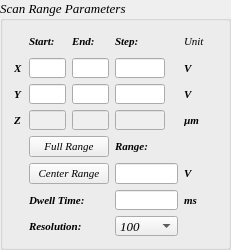
       <widget class="QGroupBox" name="ScanSettingGroup">
        <property name="minimumSize">
         <size>
          <width>0</width>
          <height>250</height>
         </size>
        </property>
        <property name="maximumSize">
         <size>
          <width>231</width>
          <height>250</height>
         </size>
        </property>
        <property name="font">
         <font>
          <family>Times New Roman</family>
          <pointsize>10</pointsize>
          <italic>true</italic>
         </font>
        </property>
        <property name="title">
         <string>Scan Range Parameters</string>
        </property>
        <layout class="QGridLayout" name="gridLayout">
         <item row="2" column="2">
          <widget class="QLineEdit" name="leyscanend">
           <property name="maximumSize">
            <size>
             <width>50</width>
             <height>20</height>
            </size>
           </property>
          </widget>
         </item>
         <item row="3" column="1">
          <widget class="QLineEdit" name="lezscanstart">
           <property name="enabled">
            <bool>false</bool>
           </property>
           <property name="maximumSize">
            <size>
             <width>50</width>
             <height>20</height>
            </size>
           </property>
          </widget>
         </item>
         <item row="1" column="3">
          <widget class="QLineEdit" name="lexscanstep">
           <property name="maximumSize">
            <size>
             <width>50</width>
             <height>20</height>
            </size>
           </property>
          </widget>
         </item>
         <item row="3" column="3">
          <widget class="QLineEdit" name="lezscanstep">
           <property name="enabled">
            <bool>false</bool>
           </property>
           <property name="maximumSize">
            <size>
             <width>50</width>
             <height>20</height>
            </size>
           </property>
          </widget>
         </item>
         <item row="2" column="0">
          <widget class="QLabel" name="label_9">
           <property name="maximumSize">
            <size>
             <width>50</width>
             <height>20</height>
            </size>
           </property>
           <property name="font">
            <font>
             <family>Times New Roman</family>
             <pointsize>8</pointsize>
             <weight>75</weight>
             <italic>true</italic>
             <bold>true</bold>
            </font>
           </property>
           <property name="text">
            <string>Y</string>
           </property>
          </widget>
         </item>
         <item row="2" column="6">
          <spacer name="horizontalSpacer_4">
           <property name="orientation">
            <enum>Qt::Horizontal</enum>
           </property>
           <property name="sizeHint" stdset="0">
            <size>
             <width>40</width>
             <height>20</height>
            </size>
           </property>
          </spacer>
         </item>
         <item row="5" column="1" colspan="2">
          <widget class="QPushButton" name="pbCenterRange">
           <property name="font">
            <font>
             <family>Times New Roman</family>
             <pointsize>8</pointsize>
             <italic>true</italic>
            </font>
           </property>
           <property name="text">
            <string>Center Range</string>
           </property>
          </widget>
         </item>
         <item row="0" column="3">
          <widget class="QLabel" name="label_26">
           <property name="maximumSize">
            <size>
             <width>30</width>
             <height>15</height>
            </size>
           </property>
           <property name="font">
            <font>
             <family>Times New Roman</family>
             <pointsize>8</pointsize>
             <weight>75</weight>
             <italic>true</italic>
             <bold>true</bold>
            </font>
           </property>
           <property name="text">
            <string>Step:</string>
           </property>
           <property name="textFormat">
            <enum>Qt::RichText</enum>
           </property>
          </widget>
         </item>
         <item row="0" column="2">
          <widget class="QLabel" name="label_31">
           <property name="maximumSize">
            <size>
             <width>30</width>
             <height>15</height>
            </size>
           </property>
           <property name="font">
            <font>
             <family>Times New Roman</family>
             <pointsize>8</pointsize>
             <weight>75</weight>
             <italic>true</italic>
             <bold>true</bold>
            </font>
           </property>
           <property name="text">
            <string>End:</string>
           </property>
           <property name="textFormat">
            <enum>Qt::RichText</enum>
           </property>
          </widget>
         </item>
         <item row="5" column="3">
          <widget class="QLineEdit" name="lerange"/>
         </item>
         <item row="1" column="6">
          <spacer name="horizontalSpacer">
           <property name="orientation">
            <enum>Qt::Horizontal</enum>
           </property>
           <property name="sizeHint" stdset="0">
            <size>
             <width>56</width>
             <height>20</height>
            </size>
           </property>
          </spacer>
         </item>
         <item row="5" column="4">
          <widget class="QLabel" name="label_range_unit">
           <property name="maximumSize">
            <size>
             <width>30</width>
             <height>20</height>
            </size>
           </property>
           <property name="font">
            <font>
             <family>Times New Roman</family>
             <pointsize>8</pointsize>
             <weight>75</weight>
             <italic>true</italic>
             <bold>true</bold>
            </font>
           </property>
           <property name="text">
            <string>V</string>
           </property>
          </widget>
         </item>
         <item row="1" column="2">
          <widget class="QLineEdit" name="lexscanend">
           <property name="maximumSize">
            <size>
             <width>50</width>
             <height>20</height>
            </size>
           </property>
          </widget>
         </item>
         <item row="1" column="1">
          <widget class="QLineEdit" name="lexscanstart">
           <property name="maximumSize">
            <size>
             <width>50</width>
             <height>20</height>
            </size>
           </property>
          </widget>
         </item>
         <item row="0" column="6">
          <spacer name="horizontalSpacer_3">
           <property name="orientation">
            <enum>Qt::Horizontal</enum>
           </property>
           <property name="sizeHint" stdset="0">
            <size>
             <width>40</width>
             <height>20</height>
            </size>
           </property>
          </spacer>
         </item>
         <item row="3" column="2">
          <widget class="QLineEdit" name="lezscanend">
           <property name="enabled">
            <bool>false</bool>
           </property>
           <property name="maximumSize">
            <size>
             <width>50</width>
             <height>20</height>
            </size>
           </property>
          </widget>
         </item>
         <item row="3" column="0">
          <widget class="QLabel" name="label_10">
           <property name="maximumSize">
            <size>
             <width>50</width>
             <height>20</height>
            </size>
           </property>
           <property name="font">
            <font>
             <family>Times New Roman</family>
             <pointsize>8</pointsize>
             <weight>75</weight>
             <italic>true</italic>
             <bold>true</bold>
            </font>
           </property>
           <property name="text">
            <string>Z</string>
           </property>
          </widget>
         </item>
         <item row="1" column="0">
          <widget class="QLabel" name="label_5">
           <property name="maximumSize">
            <size>
             <width>50</width>
             <height>20</height>
            </size>
           </property>
           <property name="font">
            <font>
             <family>Times New Roman</family>
             <pointsize>8</pointsize>
             <weight>75</weight>
             <italic>true</italic>
             <bold>true</bold>
            </font>
           </property>
           <property name="text">
            <string>X</string>
           </property>
          </widget>
         </item>
         <item row="3" column="6">
          <spacer name="horizontalSpacer_5">
           <property name="orientation">
            <enum>Qt::Horizontal</enum>
           </property>
           <property name="sizeHint" stdset="0">
            <size>
             <width>40</width>
             <height>20</height>
            </size>
           </property>
          </spacer>
         </item>
         <item row="4" column="3">
          <widget class="QLabel" name="label_53">
           <property name="font">
            <font>
             <family>Times New Roman</family>
             <pointsize>8</pointsize>
             <weight>75</weight>
             <italic>true</italic>
             <bold>true</bold>
            </font>
           </property>
           <property name="text">
            <string>Range:</string>
           </property>
           <property name="textFormat">
            <enum>Qt::RichText</enum>
           </property>
          </widget>
         </item>
         <item row="2" column="3">
          <widget class="QLineEdit" name="leyscanstep">
           <property name="maximumSize">
            <size>
             <width>50</width>
             <height>20</height>
            </size>
           </property>
          </widget>
         </item>
         <item row="4" column="1" colspan="2">
          <widget class="QPushButton" name="pbFullRange">
           <property name="font">
            <font>
             <family>Times New Roman</family>
             <pointsize>8</pointsize>
             <italic>true</italic>
            </font>
           </property>
           <property name="text">
            <string>Full Range</string>
           </property>
          </widget>
         </item>
         <item row="0" column="4" colspan="2">
          <widget class="QLabel" name="label_6">
           <property name="maximumSize">
            <size>
             <width>30</width>
             <height>15</height>
            </size>
           </property>
           <property name="font">
            <font>
             <family>Times New Roman</family>
             <pointsize>8</pointsize>
             <italic>true</italic>
            </font>
           </property>
           <property name="text">
            <string>Unit</string>
           </property>
          </widget>
         </item>
         <item row="2" column="1">
          <widget class="QLineEdit" name="leyscanstart">
           <property name="maximumSize">
            <size>
             <width>50</width>
             <height>20</height>
            </size>
           </property>
          </widget>
         </item>
         <item row="0" column="1">
          <widget class="QLabel" name="label_28">
           <property name="maximumSize">
            <size>
             <width>30</width>
             <height>15</height>
            </size>
           </property>
           <property name="font">
            <font>
             <family>Times New Roman</family>
             <pointsize>8</pointsize>
             <weight>75</weight>
             <italic>true</italic>
             <bold>true</bold>
            </font>
           </property>
           <property name="text">
            <string>Start:</string>
           </property>
           <property name="textFormat">
            <enum>Qt::RichText</enum>
           </property>
          </widget>
         </item>
         <item row="7" column="3">
          <widget class="QComboBox" name="cBresolution">
           <property name="maximumSize">
            <size>
             <width>16777215</width>
             <height>20</height>
            </size>
           </property>
           <property name="acceptDrops">
            <bool>false</bool>
           </property>
           <item>
            <property name="text">
             <string>100</string>
            </property>
           </item>
           <item>
            <property name="text">
             <string>200</string>
            </property>
           </item>
           <item>
            <property name="text">
             <string>500</string>
            </property>
           </item>
           <item>
            <property name="text">
             <string>1000</string>
            </property>
           </item>
          </widget>
         </item>
         <item row="6" column="3">
          <widget class="QLineEdit" name="leScanDwellTime">
           <property name="maximumSize">
            <size>
             <width>16777215</width>
             <height>20</height>
            </size>
           </property>
          </widget>
         </item>
         <item row="3" column="4">
          <widget class="QLabel" name="label_11">
           <property name="maximumSize">
            <size>
             <width>30</width>
             <height>20</height>
            </size>
           </property>
           <property name="font">
            <font>
             <family>Times New Roman</family>
             <pointsize>8</pointsize>
             <weight>75</weight>
             <italic>true</italic>
             <bold>true</bold>
            </font>
           </property>
           <property name="text">
            <string>µm</string>
           </property>
          </widget>
         </item>
         <item row="2" column="4">
          <widget class="QLabel" name="label_y_unit">
           <property name="maximumSize">
            <size>
             <width>30</width>
             <height>20</height>
            </size>
           </property>
           <property name="font">
            <font>
             <family>Times New Roman</family>
             <pointsize>8</pointsize>
             <weight>75</weight>
             <italic>true</italic>
             <bold>true</bold>
            </font>
           </property>
           <property name="text">
            <string>V</string>
           </property>
          </widget>
         </item>
         <item row="1" column="4">
          <widget class="QLabel" name="label_x_unit">
           <property name="maximumSize">
            <size>
             <width>30</width>
             <height>20</height>
            </size>
           </property>
           <property name="font">
            <font>
             <family>Times New Roman</family>
             <pointsize>8</pointsize>
             <weight>75</weight>
             <italic>true</italic>
             <bold>true</bold>
            </font>
           </property>
           <property name="text">
            <string>V</string>
           </property>
          </widget>
         </item>
         <item row="6" column="4">
          <widget class="QLabel" name="label_20">
           <property name="maximumSize">
            <size>
             <width>30</width>
             <height>20</height>
            </size>
           </property>
           <property name="font">
            <font>
             <family>Times New Roman</family>
             <pointsize>8</pointsize>
             <weight>75</weight>
             <italic>true</italic>
             <bold>true</bold>
            </font>
           </property>
           <property name="text">
            <string>ms</string>
           </property>
          </widget>
         </item>
         <item row="6" column="1" colspan="2">
          <widget class="QLabel" name="label_2">
           <property name="maximumSize">
            <size>
             <width>16777215</width>
             <height>20</height>
            </size>
           </property>
           <property name="font">
            <font>
             <family>Times New Roman</family>
             <pointsize>8</pointsize>
             <weight>75</weight>
             <italic>true</italic>
             <bold>true</bold>
            </font>
           </property>
           <property name="text">
            <string>Dwell Time:</string>
           </property>
          </widget>
         </item>
         <item row="7" column="1" colspan="2">
          <widget class="QLabel" name="label">
           <property name="maximumSize">
            <size>
             <width>16777215</width>
             <height>20</height>
            </size>
           </property>
           <property name="font">
            <font>
             <family>Times New Roman</family>
             <pointsize>8</pointsize>
             <weight>75</weight>
             <italic>true</italic>
             <bold>true</bold>
            </font>
           </property>
           <property name="text">
            <string>Resolution:</string>
           </property>
          </widget>
         </item>
        </layout>
       </widget>
